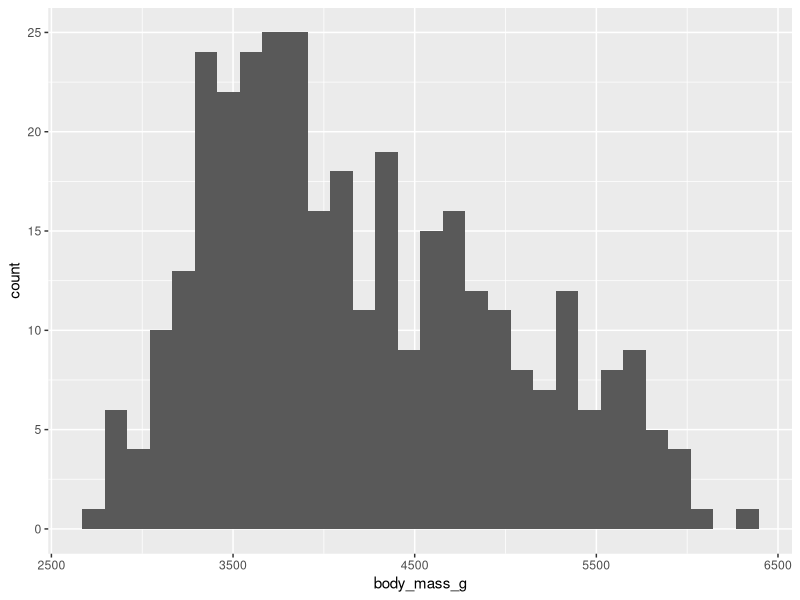
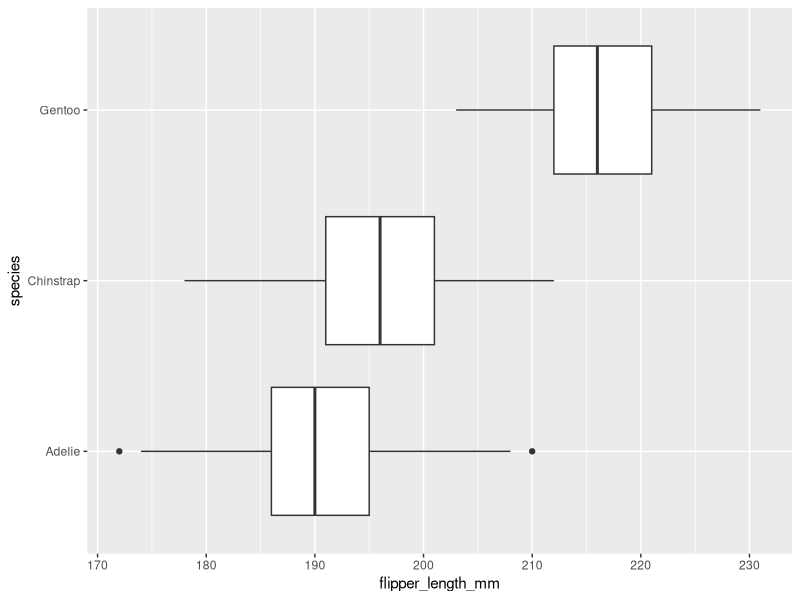
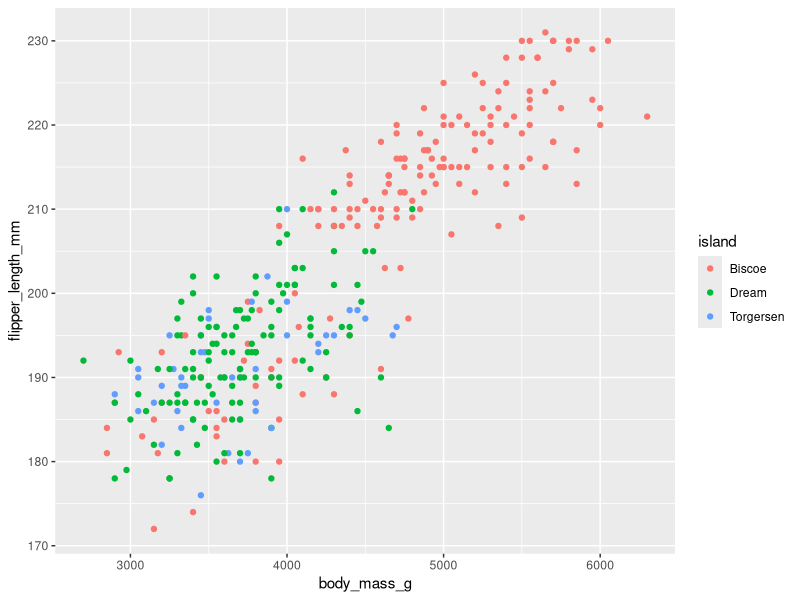

Write the R code that produced these figures, in order.
library(palmerpenguins)
library(ggplot2)

# Edit code to match figures -------------------------------------------------
# At the end of the guided notes for the second video you'll find three figures.
# Edit the following code so the outputs match the figures in the notes.

# Figure 1
ggplot(penguins, aes(body_mass_g)) +
  geom_histogram()

# Figure 2
ggplot(penguins, aes(flipper_length_mm, species)) +
  geom_boxplot()

# Figure 3
ggplot(penguins, aes(body_mass_g,
                     flipper_length_mm,
                     color = island)) +
  geom_point()
